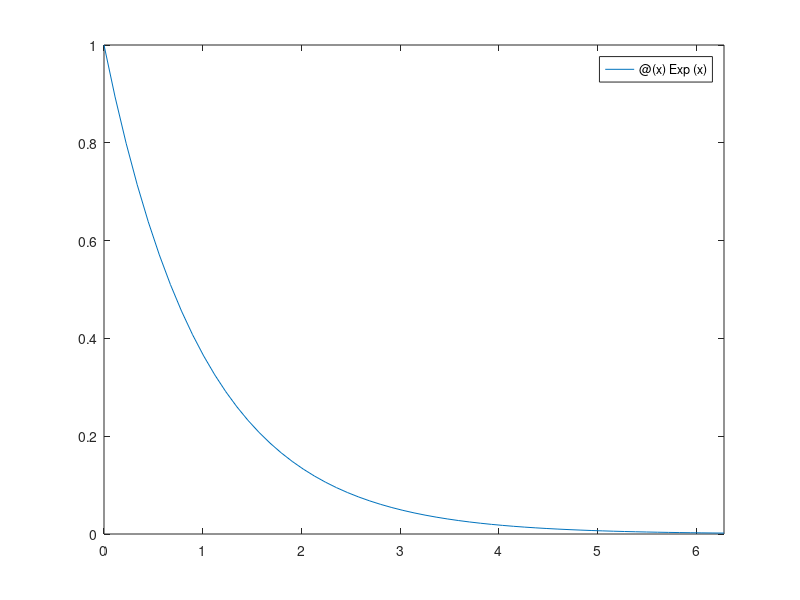

This chart was generated by the following MATLAB code:
%% Anonymous functions
% 

%% What Are Anonymous Functions?
% An anonymous function is a function that is not stored in a program file,
% but is associated with a variable whose data type is function_handle.
% Anonymous functions can accept inputs and return outputs, just as
% standard functions do. However, they can contain only a single executable
% statement.
%%
% For example, create a handle to an anonymous function that finds the
% square of a number:
sqr = @(x) x.^2;

%%
% Variable sqr is a function handle. The @ operator creates the handle, and
% the parentheses () immediately after the @ operator include the function
% input arguments. This anonymous function accepts a single input x, and
% implicitly returns a single output, an array the same size as x that
% contains the squared values.

%%
% Find the square of a particular value (5) by passing the value to the
% function handle, just as you would pass an input argument to a standard
% function.
a = sqr(5)

%%
% Many MATLAB® functions accept function handles as inputs so that you can
% evaluate functions over a range of values. You can create handles either
% for anonymous functions or for functions in program files. The benefit of
% using anonymous functions is that you do not have to edit and maintain a
% file for a function that requires only a brief definition.
%%
% For example, find the integral of the sqr function from 0 to 1 by passing
% the function handle to the integral function:
q = integral(sqr,0,1);

%%
% You do not need to create a variable in the workspace to store an
% anonymous function. Instead, you can create a temporary function handle
% within an expression, such as this call to the integral function:
q = integral(@(x) x.^2,0,1);

%% Variables in the Expression
% Function handles can store not only an expression, but also variables
% that the expression requires for evaluation.
%%
% For example, create a function handle to an anonymous function that
% requires coefficients a, b, and c. 

a = 1.3;
b = .2;
c = 30;
parabola = @(x) a*x.^2 + b*x + c;

%%
% Because a, b, and c are available at the time you create parabola, the
% function handle includes those values. The values persist within the
% function handle even if you clear the variables:

clear a b c
x = 1;
y = parabola(x)

%%
% To supply different values for the coefficients, you must create a new
% function handle:

a = -3.9;
b = 52;
c = 0;
parabola = @(x) a*x.^2 + b*x + c;

x = 1;
y = parabola(1)

%%
% You can save function handles and their associated values in a MAT-file
% and load them in a subsequent MATLAB session using the save and load
% functions, such as

save myfile.mat parabola


%% Functions with No Inputs
% If your function does not require any inputs, use empty parentheses when
% you define and call the anonymous function. For example:

t = @() datestr(now);
d = t()

%%
% Omitting the parentheses in the assignment statement creates another
% function handle, and does not execute the function:

d = t

%% Functions with Multiple Inputs
% Anonymous functions require that you explicitly specify the input
% arguments as you would for a standard function, separating multiple
% inputs with commas. For example, this function accepts two inputs, x and
% y:

myfunction = @(x,y) (x^2 + y^2 + x*y);

x = 1;
y = 10;
z = myfunction(x,y)

%% In-Class exercise
% Write an anonymous function to calculate the *exponential distribution*:
% 
% $$x \sim \mbox{Exp}(\lambda) \quad \Leftrightarrow \quad p(x|\lambda) =
% \lambda e^{-\lambda x}$$
% 
%%
% Then, use the anonymous function you just made as part of a new anonymous
% function to calculate the *standard exponential distribution*:
% 
% $$x \sim \mbox{StdExp}() \quad \Leftrightarrow \quad p(x) = e^{-x}$$
% 
clear
lamda=1;
Exp=@(x) lamda*exp(-1*lamda*x);
StdExp=@(x) Exp(x);
fplot(StdExp,[0,2*pi]);

%%
% Then, read the MATLAB documentation for |fplot| and see if you can do
% anything with it here.